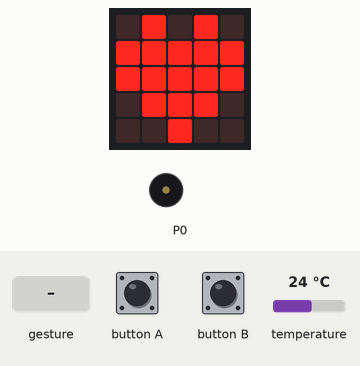
Simulated run of this program. Board: BBC micro:bit running MicroPython. On the bench: the board's 5×5 LED display, buzzer (waves = sounding). The test bench sets the inputs (shaded band); at power-on: temperature 24 °C. Random numbers come from a fixed seed; a tilt is held for 1.5 s and a shake lasts 1 s, then the board lies face up again; the 48×5 strip is a reading aid, not a part: it shows the text the display is scrolling, unrolled, one strip-width of it at a time.

Above: at 1.2 s.
1.3 s: gesture 'shake'
At 2.7 s:
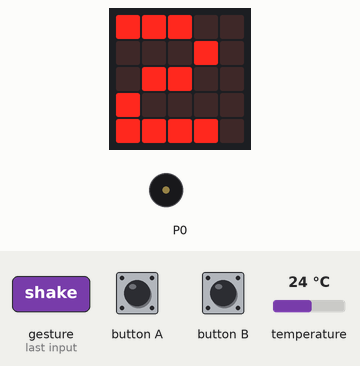
At 4.5 s:
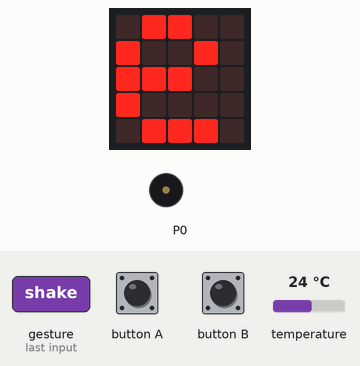
7.3 s: button A pressed for 0.15 s
10.4 s: gesture 'shake'
13.4 s: button B pressed for 0.15 s
At 22.3 s:
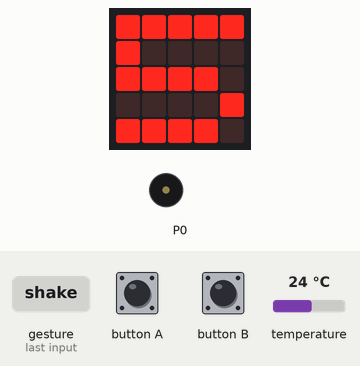
Timing chart, 0 to 23.8 s (numbered marks = the images above; inputs shaded):
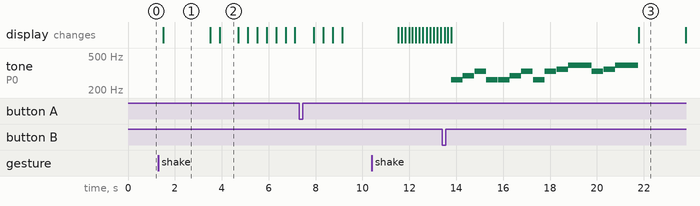

Measured:
- after the input at 1.3 s, the display: changes after 0.20 s (image 1)
- after the input at 13.4 s, tone on P0: plays 262 Hz for 0.49 s, 294 Hz for 0.49 s, 330 Hz for 0.49 s, 262 Hz for 0.49 s, 262 Hz for 0.49 s, 294 Hz for 0.49 s … (14 notes in this stretch), starting after 0.38 s
- what the display in image 1 shows lasts 2.0 s, from 1.5 s to 3.5 s
- what the display in image 2 shows lasts 0.8 s, from 3.9 s to 4.7 s

The program:

step1.py
```python
from microbit import *
import random
import music

display.show(Image.HEART)

while True:
    if accelerometer.was_gesture('shake'):
        display.show(random.randint(1, 6))
        sleep(2000)
        display.show("Feed me Seemuir")
        sleep(2000)
        display.show("")
    if button_a.was_pressed():
        display.scroll(temperature())
    if button_b.was_pressed():
        for x in range(2):
            music.play(["C4:4", "D4", "E4", "C4"])
        for x in range(2):
            music.play(["E4:4", "F4", "G4:8"])
```
